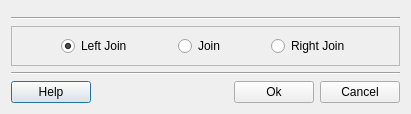
<?xml version="1.0" encoding="UTF-8"?>
<ui version="4.0">
 <class>FieldsDialogForm</class>
 <widget class="QDialog" name="FieldsDialogForm">
  <property name="windowModality">
   <enum>Qt::ApplicationModal</enum>
  </property>
  <property name="geometry">
   <rect>
    <x>0</x>
    <y>0</y>
    <width>412</width>
    <height>125</height>
   </rect>
  </property>
  <property name="sizePolicy">
   <sizepolicy hsizetype="Preferred" vsizetype="Preferred">
    <horstretch>0</horstretch>
    <verstretch>0</verstretch>
   </sizepolicy>
  </property>
  <property name="windowTitle">
   <string>Query Options</string>
  </property>
  <layout class="QGridLayout" name="gridLayout">
   <property name="sizeConstraint">
    <enum>QLayout::SetFixedSize</enum>
   </property>
   <item row="0" column="0">
    <layout class="QVBoxLayout" name="verticalLayout">
     <item>
      <widget class="QFrame" name="m_FieldsFrame">
       <property name="sizePolicy">
        <sizepolicy hsizetype="MinimumExpanding" vsizetype="MinimumExpanding">
         <horstretch>0</horstretch>
         <verstretch>0</verstretch>
        </sizepolicy>
       </property>
       <property name="frameShape">
        <enum>QFrame::StyledPanel</enum>
       </property>
       <property name="frameShadow">
        <enum>QFrame::Raised</enum>
       </property>
      </widget>
     </item>
     <item>
      <widget class="Line" name="line">
       <property name="sizePolicy">
        <sizepolicy hsizetype="MinimumExpanding" vsizetype="Fixed">
         <horstretch>0</horstretch>
         <verstretch>0</verstretch>
        </sizepolicy>
       </property>
       <property name="orientation">
        <enum>Qt::Horizontal</enum>
       </property>
      </widget>
     </item>
     <item>
      <widget class="QFrame" name="m_joinFrame">
       <property name="sizePolicy">
        <sizepolicy hsizetype="MinimumExpanding" vsizetype="MinimumExpanding">
         <horstretch>0</horstretch>
         <verstretch>0</verstretch>
        </sizepolicy>
       </property>
       <property name="frameShape">
        <enum>QFrame::StyledPanel</enum>
       </property>
       <property name="frameShadow">
        <enum>QFrame::Raised</enum>
       </property>
       <layout class="QGridLayout" name="gridLayout_2">
        <item row="0" column="6">
         <spacer name="horizontalSpacer_3">
          <property name="orientation">
           <enum>Qt::Horizontal</enum>
          </property>
          <property name="sizeHint" stdset="0">
           <size>
            <width>40</width>
            <height>20</height>
           </size>
          </property>
         </spacer>
        </item>
        <item row="0" column="1">
         <widget class="QRadioButton" name="m_leftRadioButton">
          <property name="text">
           <string>Left Join</string>
          </property>
          <property name="checked">
           <bool>true</bool>
          </property>
         </widget>
        </item>
        <item row="0" column="3">
         <widget class="QRadioButton" name="m_joinRadioButton">
          <property name="text">
           <string>Join</string>
          </property>
          <property name="checked">
           <bool>false</bool>
          </property>
         </widget>
        </item>
        <item row="0" column="5">
         <widget class="QRadioButton" name="m_rightRadioButton">
          <property name="sizePolicy">
           <sizepolicy hsizetype="Minimum" vsizetype="Minimum">
            <horstretch>0</horstretch>
            <verstretch>0</verstretch>
           </sizepolicy>
          </property>
          <property name="text">
           <string>Right Join</string>
          </property>
          <property name="checked">
           <bool>false</bool>
          </property>
         </widget>
        </item>
        <item row="0" column="2">
         <spacer name="horizontalSpacer_4">
          <property name="orientation">
           <enum>Qt::Horizontal</enum>
          </property>
          <property name="sizeHint" stdset="0">
           <size>
            <width>40</width>
            <height>20</height>
           </size>
          </property>
         </spacer>
        </item>
        <item row="0" column="0">
         <spacer name="horizontalSpacer_2">
          <property name="orientation">
           <enum>Qt::Horizontal</enum>
          </property>
          <property name="sizeHint" stdset="0">
           <size>
            <width>40</width>
            <height>20</height>
           </size>
          </property>
         </spacer>
        </item>
        <item row="0" column="4">
         <spacer name="horizontalSpacer_5">
          <property name="orientation">
           <enum>Qt::Horizontal</enum>
          </property>
          <property name="sizeHint" stdset="0">
           <size>
            <width>40</width>
            <height>20</height>
           </size>
          </property>
         </spacer>
        </item>
       </layout>
      </widget>
     </item>
     <item>
      <widget class="Line" name="line_2">
       <property name="sizePolicy">
        <sizepolicy hsizetype="MinimumExpanding" vsizetype="Fixed">
         <horstretch>0</horstretch>
         <verstretch>0</verstretch>
        </sizepolicy>
       </property>
       <property name="orientation">
        <enum>Qt::Horizontal</enum>
       </property>
      </widget>
     </item>
     <item>
      <layout class="QHBoxLayout" name="horizontalLayout">
       <item>
        <widget class="te::qt::widgets::HelpPushButton" name="m_helpPushButton">
         <property name="text">
          <string>Help</string>
         </property>
        </widget>
       </item>
       <item>
        <spacer name="horizontalSpacer">
         <property name="orientation">
          <enum>Qt::Horizontal</enum>
         </property>
         <property name="sizeHint" stdset="0">
          <size>
           <width>40</width>
           <height>20</height>
          </size>
         </property>
        </spacer>
       </item>
       <item>
        <widget class="QPushButton" name="m_OkPushButton">
         <property name="text">
          <string>Ok</string>
         </property>
        </widget>
       </item>
       <item>
        <widget class="QPushButton" name="m_CancelPushButton">
         <property name="text">
          <string>Cancel</string>
         </property>
        </widget>
       </item>
      </layout>
     </item>
    </layout>
   </item>
  </layout>
 </widget>
 <customwidgets>
  <customwidget>
   <class>te::qt::widgets::HelpPushButton</class>
   <extends>QPushButton</extends>
   <header>terralib/qt/widgets/help/HelpPushButton.h</header>
  </customwidget>
 </customwidgets>
 <resources/>
 <connections/>
</ui>
